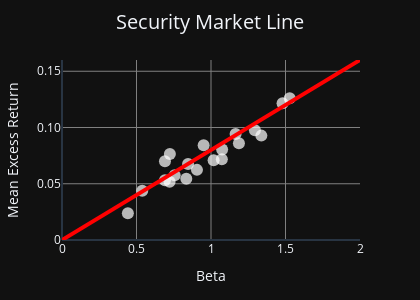

The notebook cell saved with this chart:
### Code cell
import plotly.graph_objects as go

# Create the figure
fig = go.Figure()

# Add scatter points
fig.add_trace(
    go.Scatter(
        x=x, 
        y=y,
        mode='markers',
        marker=dict(
            size=12,
            color='white',
            opacity=0.7
        ),
        name='Data Points'
    )
)

# Add the Security Market Line
fig.add_trace(
    go.Scatter(
        x=x1,
        y=y1,
        mode='lines',
        line=dict(
            color='red',
            width=4
        ),
        name='Security Market Line'
    )
)

# Update layout with dark theme
fig.update_layout(
    template='plotly_dark',
    width=800,
    height=800,
    showlegend=False,
    title=dict(
        text='Security Market Line',
        x=0.5,
        y=0.95,
        xanchor='center',
        font=dict(size=20)
    ),
    xaxis=dict(
        title='Beta',
        range=[0, 2],
        ticktext=['0', '0.5', '1', '1.5', '2'],
        tickvals=[0, 0.5, 1, 1.5, 2],
        gridcolor='gray'
    ),
    yaxis=dict(
        title='Mean Excess Return',
        range=[0, 0.16],
        ticktext=['0', '0.05', '0.10', '0.15'],
        tickvals=[0, 0.05, 0.1, 0.15],
        gridcolor='gray'
    ),
)

fig.update_layout(
    width=420,  # 7 inches * 100 pixels per inch
    height=300,  # 5 inches * 100 pixels per inch
    margin=dict(l=60, r=60, t=60, b=60),  # Add margins to ensure labels are visible
)
fig.show()

### Figure 1 — Plotly figure (JSON) as saved in the notebook; plotly's stock layout.template omitted (floating-point values rounded to 4 significant figures)
{"data": [{"marker": {"color": "white", "opacity": 0.7, "size": 12}, "mode": "markers", "name": "Data Points", "type": "scatter", "x": [0.9058, 1.48, 1.188, 1.073, 0.691, 0.691, 0.5386, 1.338, 1.075, 1.165, 0.442, 1.528, 1.295, 0.7562, 0.7221, 0.724, 0.846, 1.018, 0.9506, 0.8342], "y": [0.06234, 0.1216, 0.08592, 0.07171, 0.06994, 0.05302, 0.04376, 0.09278, 0.08054, 0.09432, 0.02385, 0.126, 0.09758, 0.05758, 0.05175, 0.07644, 0.06755, 0.07083, 0.08428, 0.05453]}, {"line": {"color": "red", "width": 4}, "mode": "lines", "name": "Security Market Line", "type": "scatter", "x": [0, 2], "y": [0, 0.16]}], "layout": {"height": 300, "margin": {"b": 60, "l": 60, "r": 60, "t": 60}, "showlegend": false, "title": {"font": {"size": 20}, "text": "Security Market Line", "x": 0.5, "xanchor": "center", "y": 0.95}, "width": 420, "xaxis": {"gridcolor": "gray", "range": [0, 2], "ticktext": ["0", "0.5", "1", "1.5", "2"], "tickvals": [0, 0.5, 1, 1.5, 2], "title": {"text": "Beta"}}, "yaxis": {"gridcolor": "gray", "range": [0, 0.16], "ticktext": ["0", "0.05", "0.10", "0.15"], "tickvals": [0, 0.05, 0.1, 0.15], "title": {"text": "Mean Excess Return"}}}}
